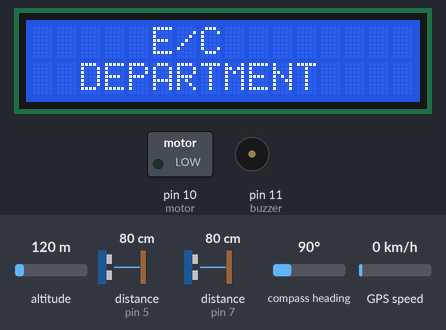
Recording of a sketch running on a simulated Arduino Uno, built with avr-gcc and run on an emulated ATmega328P. On the bench: 16×2 character LCD, switched loads named in the sketch (green lamp = pin HIGH), buzzer (waves = sounding, pin HIGH). The inputs (shaded band) are chosen by the test bench; at power-on: distance to the obstacle (sensors on pin 5, pin 7) 80 cm, altitude 120 m, compass heading 90°, GPS speed 0 km/h. The echo pulse lasts 58.3 µs per cm; the GPS gets a fix after 3 s at 37.7749, -122.4194 with 8 satellites; the modem accepts every AT command (registered, SIM ready, sends succeed) and sends nothing else.

Above: at 3.2 s.
At 10.22 s:
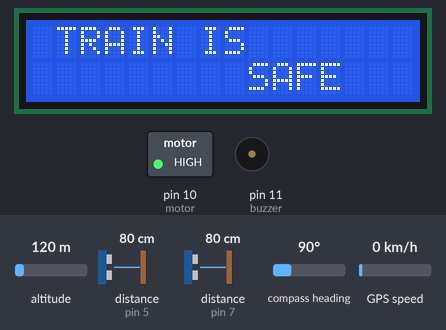
10.4 s: distance to the obstacle (sensor on pin 5) set to 21 cm
13.3 s: distance to the obstacle (sensor on pin 5) set to 18 cm
At 13.9 s:
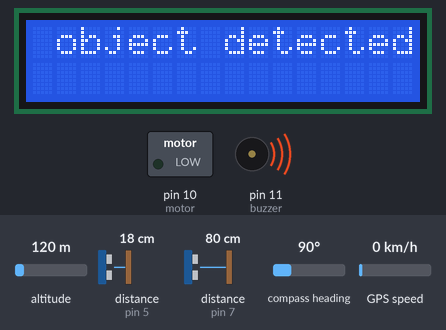
At 16.2 s:
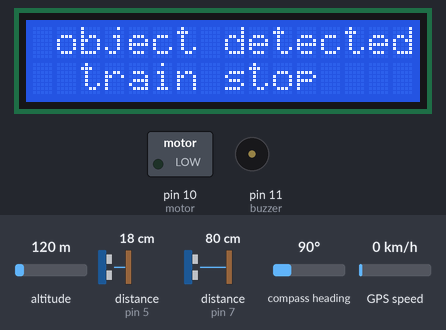
Timing chart, 0 to 17.7 s (numbered marks = the images above; inputs shaded):
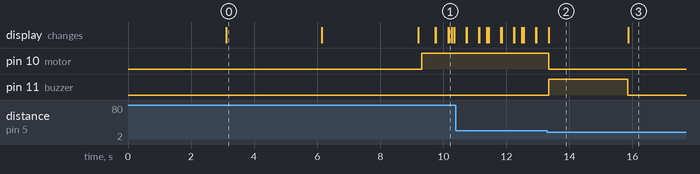

The sketch:

smart-train.ino
```cpp
#include <SoftwareSerial.h>
#include <Wire.h>
#include <LiquidCrystal_I2C.h>
#include "NewPing.h"
#include <TinyGPS++.h>

// LCD setup
LiquidCrystal_I2C lcd(0x27, 16, 2);

// Ultrasonic sensors
#define TRIGGER_PIN1 4
#define ECHO_PIN1 5
NewPing sonar1(TRIGGER_PIN1, ECHO_PIN1);

#define TRIGGER_PIN2 6
#define ECHO_PIN2 7
NewPing sonar2(TRIGGER_PIN2, ECHO_PIN2);

// GSM Module
SoftwareSerial gsmSerial(2, 3);

// GPS Module
TinyGPSPlus gps;
SoftwareSerial gpsSerial(8, 9); // GPS TX → pin 8, RX → pin 9

// Pins
int motor = 10;
#define buzzer 11

// Timing
int _timeout;
unsigned long stime = 0;
unsigned long currentMillis;
const unsigned long period = 5000;

void setup() {
  gsmSerial.begin(9600);
  Serial.begin(9600);
  gpsSerial.begin(9600);

  lcd.backlight();
  lcd.init();
  lcd.clear();

  lcd.print("Govt Poly");
  lcd.setCursor(0, 1);
  lcd.print("        College");
  delay(3000);
  lcd.clear();

  lcd.print("     E/C");
  lcd.setCursor(0, 1);
  lcd.print("  DEPARTMENT");
  delay(3000);
  lcd.clear();

  lcd.print("smart railway station");
  lcd.setCursor(0, 1);
  lcd.print("with iot monitoring");
  delay(3000);
  lcd.clear();

  pinMode(motor, OUTPUT);
  pinMode(buzzer, OUTPUT);
}

void loop() {
  updateGPS();
  messageq();
  object();
  crack();
}

// Display idle message
void messageq() {
  lcd.setCursor(1, 0);
  lcd.print("TRAIN IS");
  lcd.setCursor(0, 1);
  lcd.print("         SAFE");
  delay(100);
}

// Read GPS and return location link
String getGPSLocation() {
  if (gps.location.isValid()) {
    float latitude = gps.location.lat();
    float longitude = gps.location.lng();
    return "https://www.google.com/maps/place/" + String(latitude, 6) + "," + String(longitude, 6);
  }
  return "Location not available";
}

// Update GPS data
void updateGPS() {
  while (gpsSerial.available()) {
    gps.encode(gpsSerial.read());
  }
}

// Object Detection
void object() {
  lcd.clear();
  int distance1 = sonar1.ping_cm();
  if (distance1 > 0 && distance1 < 20) {
    lcd.clear();
    lcd.print(" object detected");
    digitalWrite(motor, LOW);
    digitalWrite(buzzer, HIGH);
    delay(2500);
    digitalWrite(buzzer, LOW);
    lcd.setCursor(0, 1);
    lcd.print("  train stop");
    delay(3000);
    lcd.clear();
    sendAlert("OBJECT DETECTED", getGPSLocation());
  } else {
    digitalWrite(buzzer, LOW);
    digitalWrite(motor, HIGH);
  }
}

// Crack Detection
void crack() {
  lcd.clear();
  int distance2 = sonar2.ping_cm();
  if (distance2 > 6 && distance2 < 20) {
    lcd.clear();
    lcd.print(" crack detected");
    digitalWrite(motor, LOW);
    digitalWrite(buzzer, HIGH);
    delay(2500);
    digitalWrite(buzzer, LOW);
    lcd.setCursor(0, 1);
    lcd.print("  train stop");
    delay(3000);
    lcd.clear();
    sendAlert("CRACK DETECTED", getGPSLocation());
  } else {
    digitalWrite(buzzer, LOW);
    digitalWrite(motor, HIGH);
  }
}

// General SMS Alert Function
void sendAlert(String type, String location) {
  String message = type + " ! " + location;
  String numbers[] = {
    "+91XXXXXXXXXX",
    "+91XXXXXXXXXX",
    "+91XXXXXXXXXX"
  };

  for (int i = 0; i < 3; i++) {
    gsmSerial.println("AT+CMGF=1");
    delay(1000);
    gsmSerial.println("AT+CMGS=\"" + numbers[i] + "\"\r");
    delay(1000);
    gsmSerial.println(message);
    delay(100);
    gsmSerial.println((char)26); // End of message
    delay(2000);
    lcd.print("GSM MESSAGE SENT");
    lcd.setCursor(0, 1);
    lcd.print(type);
    delay(3000);
    lcd.clear();
  }
}
```

Measured:
- the behaviour switches between 20 and 19 cm on distance to the obstacle (sensor on pin 5) (found by bisection; images 1 and 2)
- after the input at 13.3 s, pin 10 (motor): HIGH → LOW after 0.05 s; pin 11 (buzzer): LOW → HIGH after 0.05 s, → LOW 2.5 s later; the display: changes after 0.05 s (image 2)
- what the display in image 0 shows lasts 3.1 s, from 3.1 s to 6.2 s
- what the display in image 2 shows lasts 2.6 s, from 13.3 s to 15.9 s
